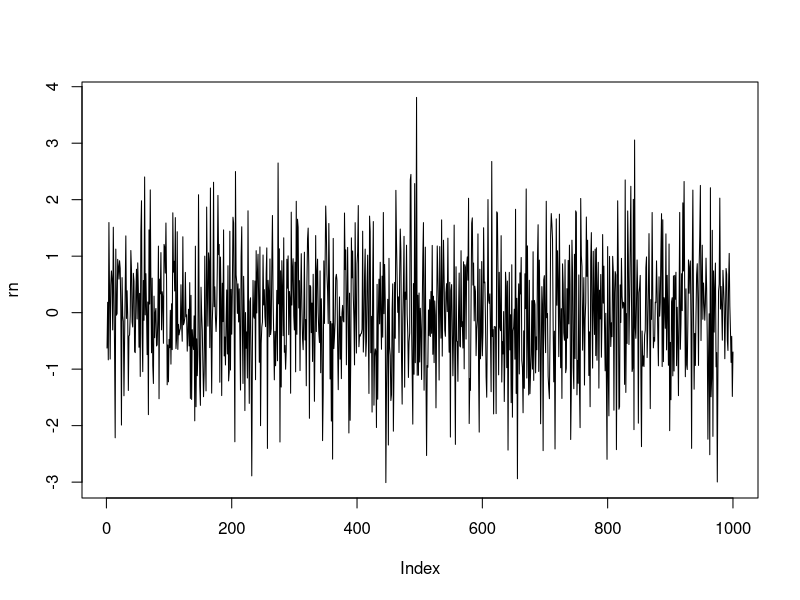
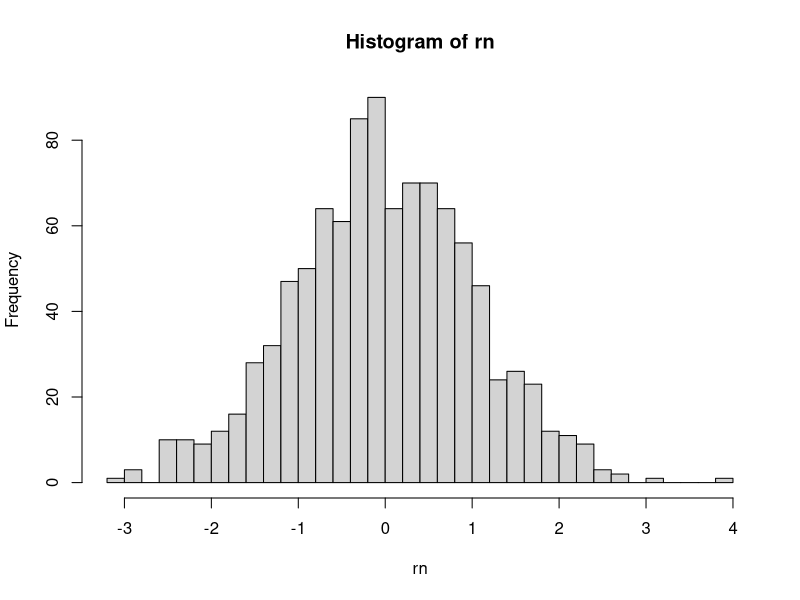
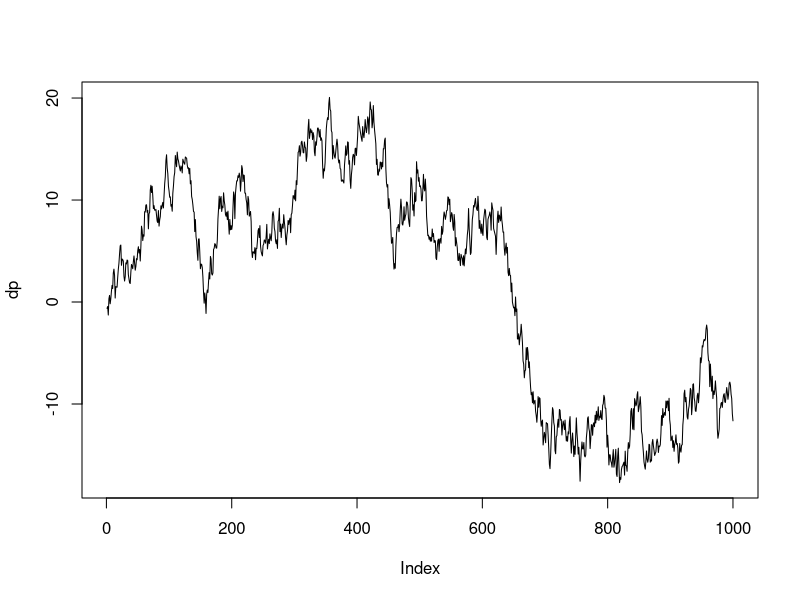
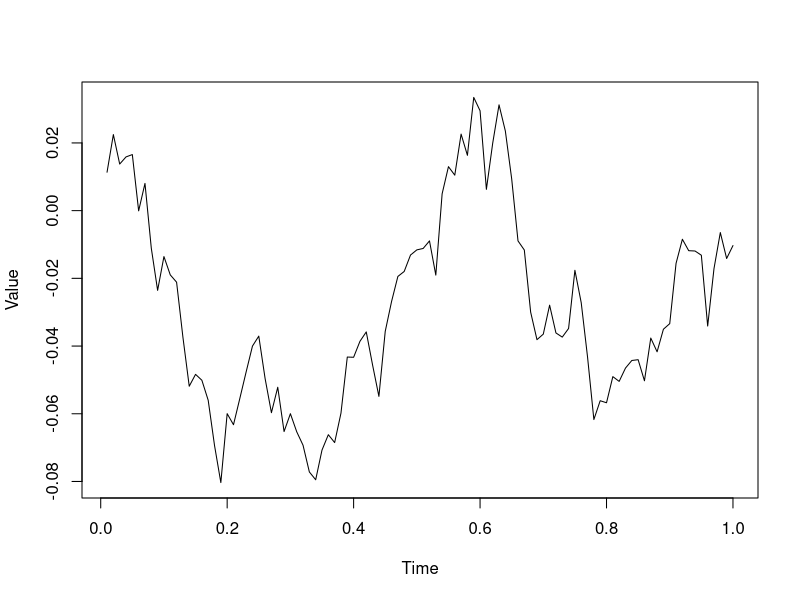

Recreate these plots in R, in order.
#!/usr/bin/env Rscript
# this script does what?
# this webpage https://ahoyyangbai.wordpress.com/2013/08/23/simple-brownian-motion-generation-in-r/
# came up in relation to Wiener processes a  generalization of a brownian motion
# which is just a simple random walk.
# that webpage is quite bad though

library(Cairo)
set.seed(1)

# 1. rn<-rnorm(n=1000,m=0,sd=1)
# well, m=0, sd=1 is the default so zap that.
rn <- rnorm(1000)

CairoPNG("simpbrow0.png", 800, 800)
plot(rn, type='l')
dev.off()

CairoPNG("simpbrow1.png", 800, 800)
hist(rn,breaks=25)
dev.off()

# so a random walk aka brownian mot ... simply add one onto the other .. that simple
# what's dp ... dipslacment? Doubt it. Delt postion? They're not deltas.
# quality of this shit article doesn't merit decipyhering this.
dp <- cumsum(rn)

CairoPNG("simpbrow2.png", 800, 800)
plot(dp,type='l')
dev.off()

# And then this crazy step size digression
# which is senseless ... change step size ... a silly endeavour, does not advance learning
# If anyone want to make the x-axis show a certain step size, just assign values to two vectors and plot one against the other. Codes are like:

# another subopt statement
# x<-c(1:100)
x <- 1:100

x<-x/100##adjust the step size of my 100 observations to be 0.01. Sheesh!

y<-rnorm(100, 0, 0.01)##100 observations here with variance 0.01

y<-cumsum(y)

CairoPNG("simpbrow3.png", 800, 800)
plot(x, y, type='l', xlab='Time', ylab='Value')
dev.off()

# what a pointless exercise.
